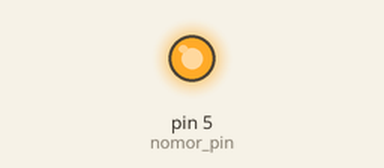
This sketch was run on a simulated Arduino Uno, built with avr-gcc and run on an emulated ATmega328P. Shown: output pins drawn as LEDs (lit = HIGH).

Above: at 0.1 s.
Timing chart, 0 to 1.6 s (numbered marks = the images above):
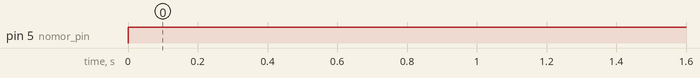

The sketch:

coba1.ino
```cpp
int nomor_pin = 5;
void setup() {
  // put your setup code here, to run once:
pinMode(nomor_pin, OUTPUT);
}

void loop() {
  // put your main code here, to run repeatedly:
digitalWrite(nomor_pin, HIGH);
delay (1000);
digitalWrite(nomor_pin, HIGH);
delay (1000);
}
```

Measured:
- by itself, pin 5 (nomor_pin): LOW → HIGH at 0.00 s
